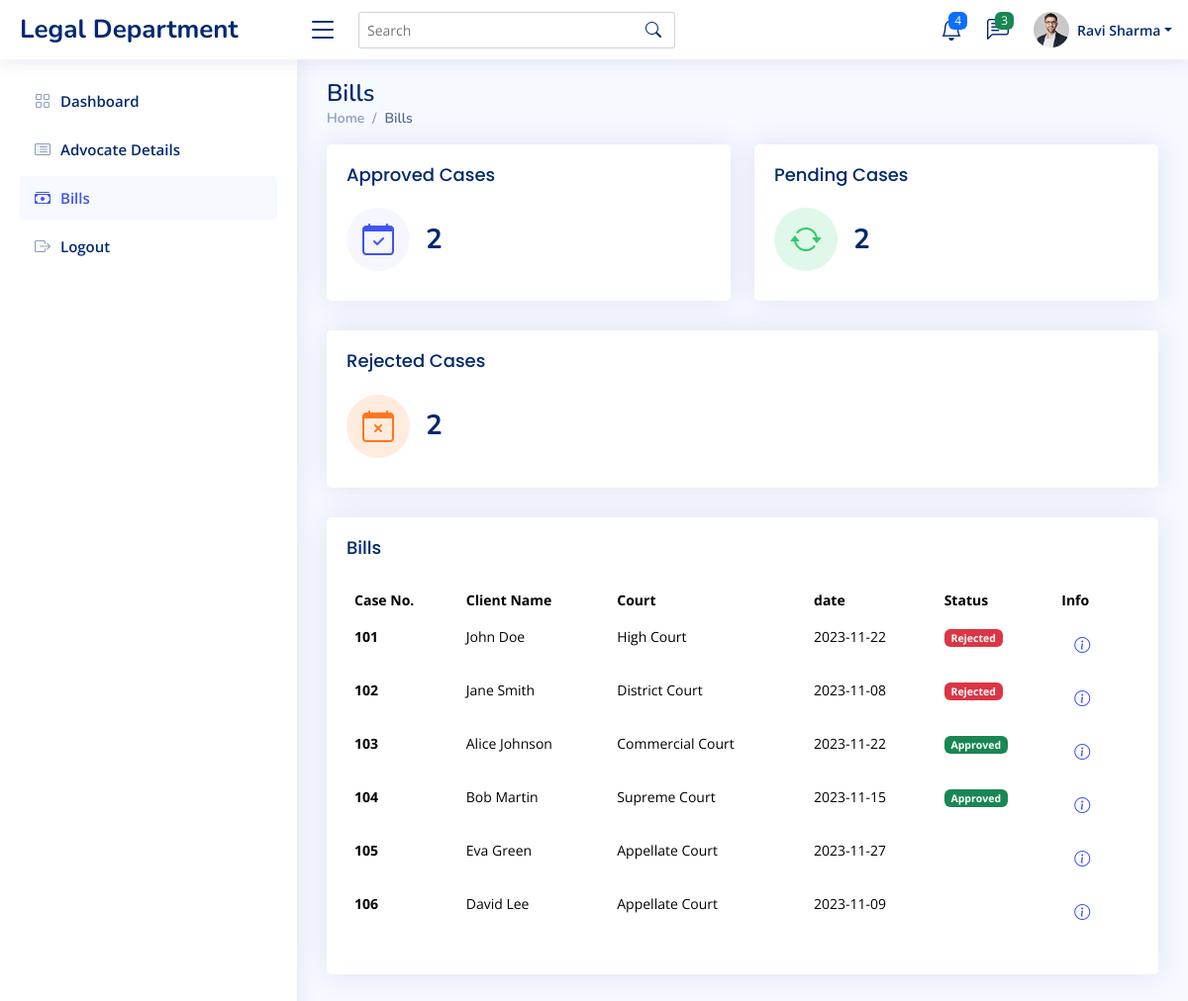
/adminbills.php (signed in), run on the app's committed database.
### tables this page shows
CREATE TABLE `detail` (
  `ID` int(100) NOT NULL,
  `case_number` varchar(20) NOT NULL,
  `cilent_name` varchar(50) NOT NULL,
  `case_type` varchar(50) NOT NULL,
  `date` date NOT NULL,
  `court` varchar(20) NOT NULL,
  `income` varchar(20) NOT NULL,
  `city` varchar(20) NOT NULL,
  `pincode` varchar(20) NOT NULL,
  `details` longtext NOT NULL,
  `document` text NOT NULL,
  `status` varchar(22) NOT NULL
);

### adminbills.php (the view, shortened to what this page needs)
<?php
include "connect.php";
?>
<!DOCTYPE html>
<html lang="en">
<head>
  <link href="assets/vendor/bootstrap/css/bootstrap.min.css" rel="stylesheet">
  <link href="assets/vendor/bootstrap-icons/bootstrap-icons.css" rel="stylesheet">
  <link href="assets/vendor/boxicons/css/boxicons.min.css" rel="stylesheet">
  <link href="assets/vendor/quill/quill.snow.css" rel="stylesheet">
  <link href="assets/vendor/quill/quill.bubble.css" rel="stylesheet">
  <link href="assets/vendor/remixicon/remixicon.css" rel="stylesheet">
  <link href="assets/vendor/simple-datatables/style.css" rel="stylesheet">
  <link href="assets/css/style.css" rel="stylesheet">
</head>
<body>
  <header id="header" class="header fixed-top d-flex align-items-center">
    <div class="d-flex align-items-center justify-content-between">
      <a href="admindashboard.html" class="logo d-flex align-items-center">
        <span class="d-none d-lg-block">Legal Department</span>
      </a>
      <i class="bi bi-list toggle-sidebar-btn"></i>
    </div>
    <div class="search-bar">
      <form class="search-form d-flex align-items-center" method="POST" action="#">
        <input type="text" name="query" placeholder="Search" title="Enter search keyword">
        <button type="submit" title="Search"><i class="bi bi-search"></i></button>
      </form>
    </div>
    <nav class="header-nav ms-auto">
      <ul class="d-flex align-items-center">
        <li class="nav-item dropdown">
          <a class="nav-link nav-icon" href="#" data-bs-toggle="dropdown">
            <i class="bi bi-bell"></i>
            <span class="badge bg-primary badge-number">4</span>
          </a>
        </li>
        <li class="nav-item dropdown">
          <a class="nav-link nav-icon" href="#" data-bs-toggle="dropdown">
            <i class="bi bi-chat-left-text"></i>
            <span class="badge bg-success badge-number">3</span>
          </a>
        </li>
        <li class="nav-item dropdown pe-3">
          <a class="nav-link nav-profile d-flex align-items-center pe-0" href="#" data-bs-toggle="dropdown">
            <img src="assets/img/profile-img.jpg" alt="Profile" class="rounded-circle">
            <span class="d-none d-md-block dropdown-toggle ps-2"><?php echo $_SESSION['username']  ?></span>
          </a>
        </li>
      </ul>
    </nav>
  </header>
  <aside id="sidebar" class="sidebar">
    <ul class="sidebar-nav" id="sidebar-nav">
      <li class="nav-item">
        <a class="nav-link collapsed" href="admindashboard.php">
          <i class="bi bi-grid"></i>
          <span>Dashboard</span>
        </a>
      </li>
      <li class="nav-item">
        <a class="nav-link collapsed" href="advocateDetails.php">
          <i class="bi bi-card-list"></i>
          <span>Advocate Details</span>
        </a>
      </li>
    <li class="nav-item">
      <a class="nav-link " href="adminbills.php">
        <i class="bi bi-cash-stack"></i>
        <span>Bills</span>
      </a>
    </li>
      <li class="nav-item">
        <a class="nav-link collapsed" href="logout.php">
          <i class="bi bi-box-arrow-right"></i>
          <span>Logout</span>
        </a>
      </li>
    </ul>
  </aside>
  <main id="main" class="main">
    <div class="pagetitle">
      <h1>Bills</h1>
      <nav>
        <ol class="breadcrumb">
          <li class="breadcrumb-item"><a href="admindashboard.php">Home</a></li>
          <li class="breadcrumb-item active">Bills</li>
        </ol>
      </nav>
    </div>
    <section class="section dashboard">
      <div class="row">
        <div class="col-lg-12">
          <div class="row">
            <div class="col-xxl-4 col-md-6">
              <div class="card info-card sales-card">
                <div class="card-body">
                  <h5 class="card-title">Approved Cases</h5>
                  <div class="d-flex align-items-center">
                    <div class="card-icon rounded-circle d-flex align-items-center justify-content-center">
                      <i class="bi bi-calendar-check"></i>
                    </div>
                    <div class="ps-3">
                      <h6><?php
                      $client=mysqli_query($conn, "select count(status) as total from detail where status='Approved'");
                      $values=mysqli_fetch_assoc($client);
                      $num_rows=$values["total"];
                      echo "".$num_rows."";
                      ?></h6>
                    </div>
                  </div>
                </div>
              </div>
            </div>
            <div class="col-xxl-4 col-md-6">
              <div class="card info-card revenue-card">
                <div class="card-body">
                  <h5 class="card-title">Pending Cases</h5>
                  <div class="d-flex align-items-center">
                    <div class="card-icon rounded-circle d-flex align-items-center justify-content-center">
                      <i class="bi bi-arrow-repeat"></i>
                    </div>
                    <div class="ps-3">
                      <h6>
                      <?php
                      $pending=mysqli_query($conn, "select count(status) as pending from detail where status='pending'");
                      $values=mysqli_fetch_assoc($pending);
                      $num_rows=$values["pending"];
                      echo "".$num_rows."";
                      ?>
                      </h6>
                    </div>
                  </div>
                </div>
              </div>
            </div>
            <div class="col-xxl-4 col-xl-12">
              <div class="card info-card customers-card">
                <div class="card-body">
                  <h5 class="card-title">Rejected Cases</h5>
                  <div class="d-flex align-items-center">
                    <div class="card-icon rounded-circle d-flex align-items-center justify-content-center">
                      <i class="bi bi-calendar-x"></i>
                    </div>
                    <div class="ps-3">
                      <h6>
                      <?php
                      $rejected=mysqli_query($conn, "select count(status) as rejected from detail where status='rejected'");
                      $values=mysqli_fetch_assoc($rejected);
                      $num_rows=$values["rejected"];
                      echo "".$num_rows."";
                      ?>
                      </h6>
                    </div>
                  </div>
                </div>
              </div>
            </div>
                  <div class="col-12">
              <div class="card recent-sales overflow-auto">
                <div class="card-body">
                  <h5 class="card-title">Bills</h5>
                  <table class="table table-borderless datatable">
                    <thead>
                      <tr>
                        <th scope="col">Case No.</th>
                        <th scope="col">Client Name</th>
                        <th scope="col">Court</th>
                        <th scope="col"> date</th>
                        <th scope="col">Status</th>
                        <th scope="col">Info</th>
                      </tr>
                    </thead>
                    <tbody>
                    <?php
                    $res = mysqli_query($conn, "select * from detail");
                    while ($row = mysqli_fetch_array($res)) {
                ?>
                      <tr>
                        <th scope="row"><?php echo $row["case_number"]; ?></a></th>
                        <td><?php echo $row["cilent_name"]; ?></td>
                        <td><?php echo $row["court"]; ?></a></td>
                        <td><?php echo $row["date"]; ?></td>
                        <td>
                        <?php if($row["status"]=='Approved' )  { ?>
                          <span class="badge bg-success"><?php echo $row["status"]; }?></span>
                        <?php if($row["status"]=='Rejected' )  { ?>
                          <span class="badge bg-danger"><?php echo $row["status"]; }?></span>
                        </td>
                        <td><button type="button" class="btn btn-link"><a href="adminCases.php?id=<?php echo $row["case_number"]; ?>"><i class="bi bi-info-circle"></i></a></button></td>
                      </tr>
                      <?php
                }
                      ?>
                    </tbody>
                  </table>
                </div>
              </div>
            </div>
          </div>
          </div>
        </div>
    </section>
  </main>
</body>
</html>

### assets/css/style.css (style rules this page uses)
:root { scroll-behavior: smooth; }
body { font-family: "Open Sans", sans-serif; background: #f6f9ff; color: #444444; }
a { color: #4154f1; text-decoration: none; }
h1, h2, h3, h4, h5, h6 { font-family: "Nunito", sans-serif; }
#main { margin-top: 60px; padding: 20px 30px; transition: all 0.3s; }
.pagetitle { margin-bottom: 10px; }
.pagetitle h1 { font-size: 24px; margin-bottom: 0; font-weight: 600; color: #012970; }
.card { margin-bottom: 30px; border: none; border-radius: 5px; box-shadow: 0px 0 30px rgba(1, 41, 112, 0.1); }
.card-title { padding: 20px 0 15px 0; font-size: 18px; font-weight: 500; color: #012970; font-family: "Poppins", sans-serif; }
.card-body { padding: 0 20px 20px 20px; }
.breadcrumb { font-size: 14px; font-family: "Nunito", sans-serif; color: #899bbd; font-weight: 600; }
.breadcrumb a { color: #899bbd; transition: 0.3s; }
.breadcrumb .breadcrumb-item::before { color: #899bbd; }
.breadcrumb .active { color: #51678f; font-weight: 600; }
.logo { line-height: 1; }
@media (min-width: 1200px) { .logo { width: 280px; } }
.logo span { font-size: 26px; font-weight: 700; color: #012970; font-family: "Nunito", sans-serif; }
.header { transition: all 0.5s; z-index: 997; height: 60px; box-shadow: 0px 2px 20px rgba(1, 41, 112, 0.1); background-color: #fff; padding-left: 20px; }
.header .toggle-sidebar-btn { font-size: 32px; padding-left: 10px; cursor: pointer; color: #012970; }
.header .search-bar { min-width: 360px; padding: 0 20px; }
.header .search-form { width: 100%; }
.header .search-form input { border: 0; font-size: 14px; color: #012970; border: 1px solid rgba(1, 41, 112, 0.2); padding: 7px 38px 7px 8px; border-radius: 3px; transition: 0.3s; width: 100%; }
.header .search-form button { border: 0; padding: 0; margin-left: -30px; background: none; }
.header .search-form button i { color: #012970; }
.header-nav ul { list-style: none; }
.header-nav>ul { margin: 0; padding: 0; }
.header-nav .nav-icon { font-size: 22px; color: #012970; margin-right: 25px; position: relative; }
.header-nav .nav-profile { color: #012970; }
.header-nav .nav-profile img { max-height: 36px; }
.header-nav .nav-profile span { font-size: 14px; font-weight: 600; }
.header-nav .badge-number { position: absolute; inset: -2px -5px auto auto; font-weight: normal; font-size: 12px; padding: 3px 6px; }
.sidebar { position: fixed; top: 60px; left: 0; bottom: 0; width: 300px; z-index: 996; transition: all 0.3s; padding: 20px; overflow-y: auto; scrollbar-width: thin; scrollbar-color: #aab7cf transparent; box-shadow: 0px 0px 20px rgba(1, 41, 112, 0.1); background-color: #fff; }
@media (min-width: 1200px) { #main, #footer { margin-left: 300px; } }
.sidebar-nav { padding: 0; margin: 0; list-style: none; }
.sidebar-nav li { padding: 0; margin: 0; list-style: none; }
.sidebar-nav .nav-item { margin-bottom: 5px; }
.sidebar-nav .nav-link { display: flex; align-items: center; font-size: 15px; font-weight: 600; color: #4154f1; transition: 0.3; background: #f6f9ff; padding: 10px 15px; border-radius: 4px; }
.sidebar-nav .nav-link i { font-size: 16px; margin-right: 10px; color: #4154f1; }
.sidebar-nav .nav-link.collapsed { color: #012970; background: #fff; }
.sidebar-nav .nav-link.collapsed i { color: #899bbd; }
.dashboard .info-card { padding-bottom: 10px; }
.dashboard .info-card h6 { font-size: 28px; color: #012970; font-weight: 700; margin: 0; padding: 0; }
.dashboard .card-icon { font-size: 32px; line-height: 0; width: 64px; height: 64px; flex-shrink: 0; flex-grow: 0; }
.dashboard .sales-card .card-icon { color: #4154f1; background: #f6f6fe; }
.dashboard .revenue-card .card-icon { color: #2eca6a; background: #e0f8e9; }
.dashboard .customers-card .card-icon { color: #ff771d; background: #ffecdf; }
.dashboard .recent-sales { font-size: 14px; }
.dashboard .recent-sales .table thead { background: #f6f6fe; }
.dashboard .recent-sales .table thead th { border: 0; }

### data on the page
detail: case_number "101", cilent_name "John Doe", court "High Court", date "2023-11-22", status "Rejected"
detail: case_number "102", cilent_name "Jane Smith", court "District Court", date "2023-11-08", status "Rejected"
detail: case_number "103", cilent_name "Alice Johnson", court "Commercial Court", date "2023-11-22", status "Approved"
detail: case_number "104", cilent_name "Bob Martin", court "Supreme Court", date "2023-11-15", status "Approved"
detail: case_number "105", cilent_name "Eva Green", court "Appellate Court", date "2023-11-27"
detail: case_number "106", cilent_name "David Lee", court "Appellate Court", date "2023-11-09"

### other printed values
$_SESSION['username'] "Ravi Sharma"
$num_rows "2"
